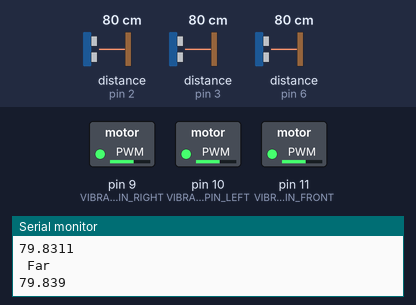
The sketch below on a simulated Arduino Uno, built with avr-gcc and run on an emulated ATmega328P. Shown: switched loads named in the sketch (green lamp = pin HIGH), the last lines printed to the serial monitor. Wiring (inferred from the names in the program): 3 × ultrasonic range finder: trigger pin 4, echo pin 6 / trigger pin 7, echo pin 2 / trigger pin 12, echo pin 3. The inputs (shaded band) are chosen by the test bench; at power-on: distance to the obstacle (sensors on pin 2, pin 3, pin 6) 80 cm. The echo pulse lasts 58.3 µs per cm; pins used as bus, display or sensor lines are not drawn.

Above: at 1.2 s.
1.3 s: distance to the obstacle (sensor on pin 2) set to 72 cm
At 2.5 s:
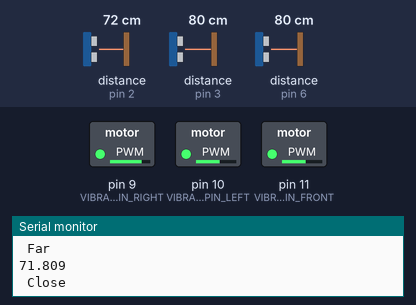
2.8 s: distance to the obstacle (sensor on pin 3) set to 73 cm
At 3.5 s:
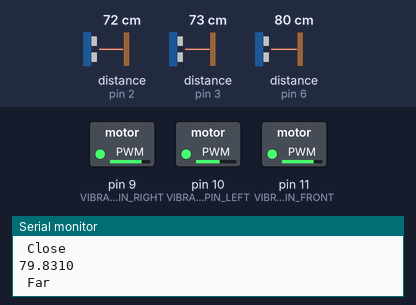
4.3 s: distance to the obstacle (sensor on pin 6) set to 71 cm
At 4.9 s:
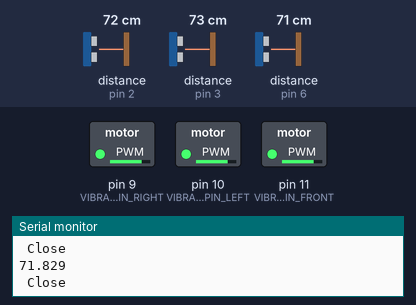
5.8 s: distance to the obstacle (sensor on pin 2) set to 2 cm
At 6.6 s:
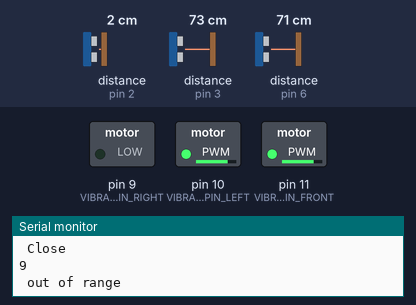
7.6 s: distance to the obstacle (sensor on pin 3) set to 2 cm
At 8.7 s:
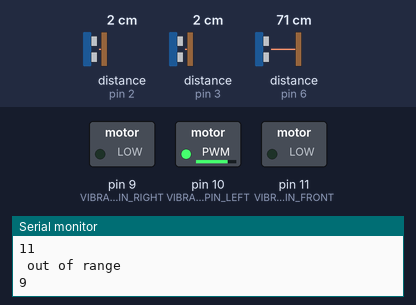
9.4 s: distance to the obstacle (sensor on pin 6) set to 2 cm
At 11.0 s:
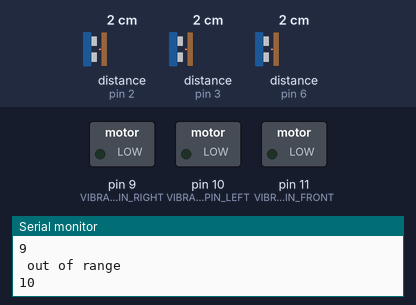
Timing chart, 0 to 12.2 s (numbered marks = the images above; inputs shaded):
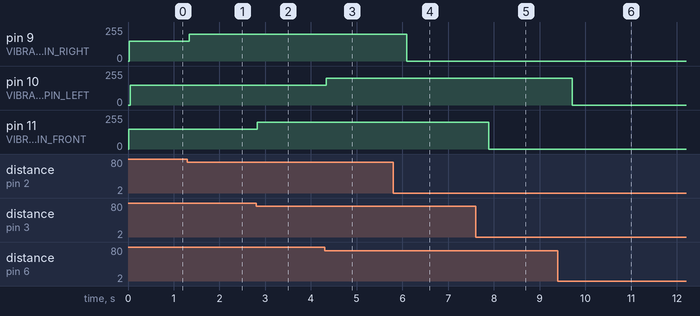

The sketch:

Blind_helper.ino
```cpp
                        /*     pins      */
/////////////////////////////////////////////////////////////////////////////////////
//Front sensor and vibration
#define TRIG_PIN_FRONT 12
#define ECHO_PIN_FRONT 3
#define VIBRATION_PIN_FRONT 11

//Right sensor and vibration
#define TRIG_PIN_RIGHT 7
#define ECHO_PIN_RIGHT 2
#define VIBRATION_PIN_RIGHT 9

//Left sensor and vibration
#define TRIG_PIN_LEFT 4
#define ECHO_PIN_LEFT 6
#define VIBRATION_PIN_LEFT 10
/////////////////////////////////////////////////////////////////////////////////////

                   /*variables*/
//////////////////////////////////////////////////////////////////////
unsigned long prevTimeFront ;
unsigned long prevTimeRight ;
unsigned long prevTimeLeft ;
/////////////////////////////////////////////////////////////////////
void setup() {

  Serial.begin(9600);
                /*initializing pins*/
  /////////////////////////////////////////////////
  //Initializing Front pins
  pinMode(TRIG_PIN_FRONT,OUTPUT);
  pinMode(ECHO_PIN_FRONT,INPUT);
  pinMode(VIBRATION_PIN_FRONT,OUTPUT);

  //Initializing Right pins
  pinMode(TRIG_PIN_RIGHT,OUTPUT);
  pinMode(ECHO_PIN_RIGHT,INPUT);
  pinMode(VIBRATION_PIN_RIGHT,OUTPUT);

  //Initializing Front pins
  pinMode(TRIG_PIN_LEFT,OUTPUT);
  pinMode(ECHO_PIN_LEFT,INPUT);
  pinMode(VIBRATION_PIN_LEFT,OUTPUT);
  //////////////////////////////////////////////////
  prevTimeFront = millis();
  prevTimeRight = millis();
  prevTimeLeft = millis();

}


void loop() {
            /*getting the appropriate vibration for the FRONT sensor*/
////////////////////////////////////////////////////////////////////////////////////////
//getting 3 reads from the front sensor
  double distanceF1=getDis(TRIG_PIN_FRONT,ECHO_PIN_FRONT);
  double distanceF2=getDis(TRIG_PIN_FRONT,ECHO_PIN_FRONT);
  double distanceF3=getDis(TRIG_PIN_FRONT,ECHO_PIN_FRONT);
//calculating the min distance to avoid error
  double minDistanceF = getMin(distanceF1,distanceF2,distanceF3);
//vibrating the the vibration motor according to the distance
  vibrate(minDistanceF , VIBRATION_PIN_FRONT ,prevTimeFront);
///////////////////////////////////////////////////////////////////////////////////////////


            /*getting the appropriate vibration for the RIGHT sensor*/

////////////////////////////////////////////////////////////////////////////////////////

//getting 3 reads from the right sensor
  double distanceR1=getDis(TRIG_PIN_RIGHT,ECHO_PIN_RIGHT);
  double distanceR2=getDis(TRIG_PIN_RIGHT,ECHO_PIN_RIGHT);
  double distanceR3=getDis(TRIG_PIN_RIGHT,ECHO_PIN_RIGHT);
//calculating the min distance to avoid error
  double minDistanceR = getMin(distanceR1,distanceR2,distanceR3);
//vibrating the the vibration motor according to the distance
  vibrate(minDistanceR , VIBRATION_PIN_RIGHT ,prevTimeRight);

///////////////////////////////////////////////////////////////////////////////////////////


            /*getting the appropriate vibration for the LEFT sensor*/
////////////////////////////////////////////////////////////////////////////////////////

//getting 3 reads from the left sensor
  double distanceL1=getDis(TRIG_PIN_LEFT,ECHO_PIN_LEFT);
  double distanceL2=getDis(TRIG_PIN_LEFT,ECHO_PIN_LEFT);
  double distanceL3=getDis(TRIG_PIN_LEFT,ECHO_PIN_LEFT);
//calculating the min distance to avoid error
  double minDistanceL = getMin(distanceL1,distanceL2,distanceL3);
//vibrating the the vibration motor according to the distance
  vibrate(minDistanceL , VIBRATION_PIN_LEFT ,prevTimeLeft);

///////////////////////////////////////////////////////////////////////////////////////////


}

                                          /*functions*/
/////////////////////////////////////////////////////////////////////////////////////////////////////////////////////
/*
 * this function calculates the distance in cm from te ultrasonic sensor
 * parameters:
 * 1- trig:the triger pin of the sensor
 * 2- echo:the echo pin of the sensor
 */
double getDis(int trig , int echo ){

  digitalWrite(trig,LOW);
  delayMicroseconds(2);
  digitalWrite(trig,HIGH);
  delayMicroseconds(10);
  digitalWrite(trig,LOW);
  //calculating duration and distance
 double duration = pulseIn(echo,HIGH,15000);
 if(duration==0)
 {
  pinMode(echo,OUTPUT);
  digitalWrite(echo,LOW);
  delayMicroseconds(200);
  pinMode(echo,INPUT);
 }
 return (duration/2.0)/29.1;
   }

/*
 *this function calculates the min number of the 3 inputs numbers
 */
double getMin(double x , double y , double z){
  double minDistance = x;

  if(minDistance > y)
  {
    minDistance = y;
  }
  if(minDistance >z)
  {
    minDistance = z;
  }

  return minDistance;
}

/*
 * giving the vibration motor the appropriate volt (PWM) according to the distance
 * and according to the previous time
 *
 * parameters:
 * 1-distance : the distance from the ultrasonic sensor
 * 2-vibrationPin : the pin which the ouput volt will be given to
 * 3-prev Time
 */
void vibrate(double distance , int vibrationPin ,unsigned long& prevTime){
   if(distance > 3 && distance <=75)
    {
      Serial.print(distance);
      Serial.println(vibrationPin);
      Serial.println(" Close");
      analogWrite(vibrationPin,200);

      prevTime = millis();

    }

    else if(distance > 75 && distance <=150)
    {
      Serial.print(distance);
      Serial.println(vibrationPin);
      Serial.println(" Far");
      analogWrite(vibrationPin,150);

      prevTime = millis();

    }
    else if ((distance < 3 || distance >150) && ((millis() - prevTime) > 300)) {
    analogWrite(vibrationPin,00);
    Serial.println(vibrationPin);
    Serial.println(" out of range");
    }

}

//////////////////////////////////////////////////////////////////////////////////////////////////////////////
```

Measured:
- the behaviour switches between 76 and 75 cm on distance to the obstacle (sensor on pin 2) (found by bisection; images 0 and 1)
- the behaviour switches between 76 and 75 cm on distance to the obstacle (sensor on pin 3) (found by bisection; images 1 and 2)
- the behaviour switches between 76 and 75 cm on distance to the obstacle (sensor on pin 6) (found by bisection; images 2 and 3)
- after the input at 1.3 s, pin 9 (VIBRATION_PIN_RIGHT): 150/255 → 200/255 at once
- after the input at 2.8 s, pin 11 (VIBRATION_PIN_FRONT): 150/255 → 200/255 at once
- after the input at 4.3 s, pin 10 (VIBRATION_PIN_LEFT): 150/255 → 200/255 at once
- after the input at 5.8 s, pin 9 (VIBRATION_PIN_RIGHT): 200/255 → 0/255 after 0.30 s
- after the input at 7.6 s, pin 11 (VIBRATION_PIN_FRONT): 200/255 → 0/255 after 0.28 s
- after the input at 9.4 s, pin 10 (VIBRATION_PIN_LEFT): 200/255 → 0/255 after 0.31 s
